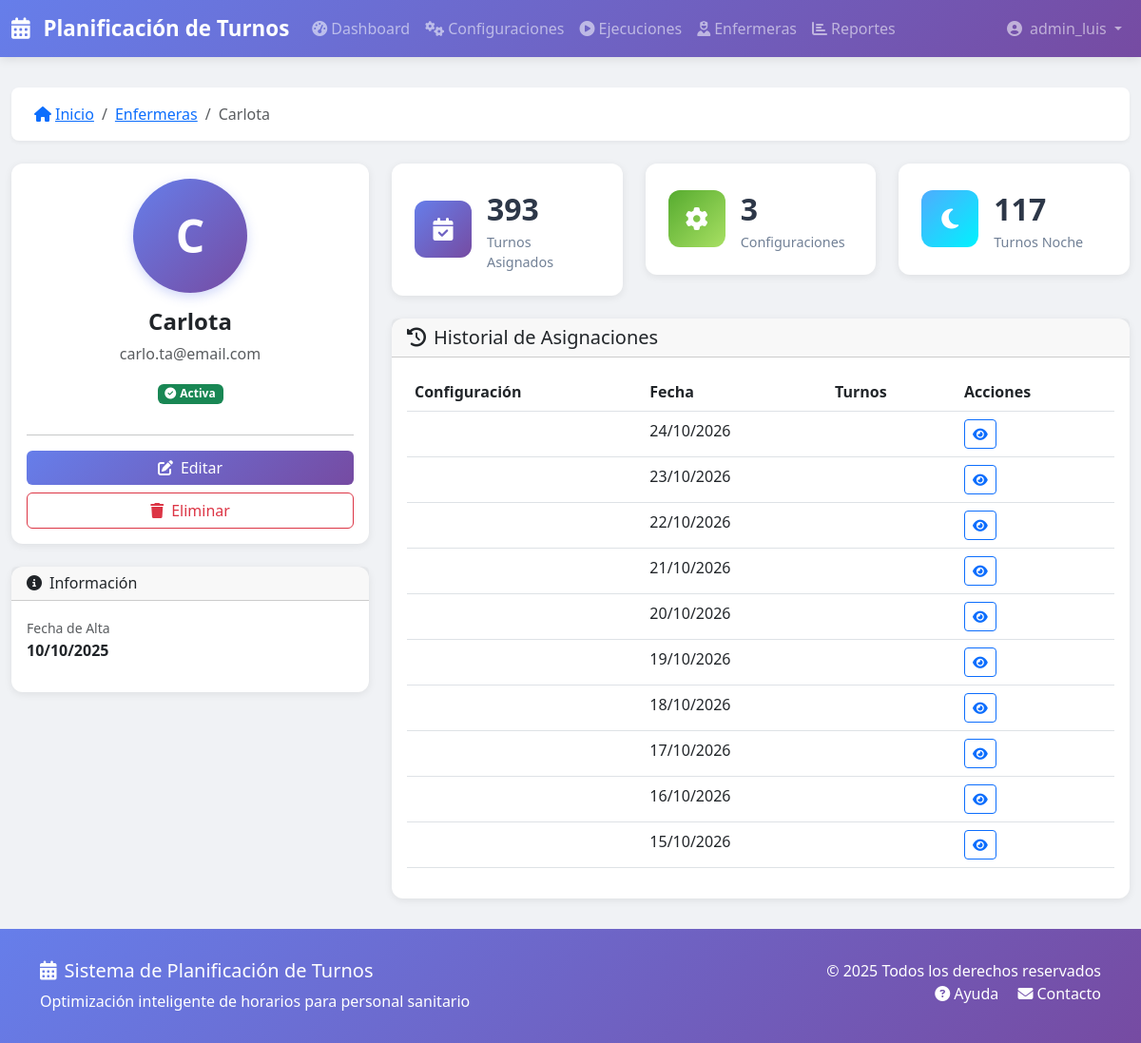
The app's page /enfermeras/5/ (signed in) with its own data.
### turnos/models.py (models this page shows, shortened)
class Enfermera(models.Model):
    nombre = models.CharField(_('Nombre'), max_length=200)
    email = models.EmailField(_('Email'), unique=True)
    telefono = models.CharField(_('Teléfono'), max_length=20, blank=True)
    dni = models.CharField(_('DNI'), max_length=20, blank=True, unique=True, null=True)
    activa = models.BooleanField(_('Activa'), default=True)
    fecha_alta = models.DateField(_('Fecha de alta'), auto_now_add=True)
    preferencias = models.JSONField(_('Preferencias'), default=dict, blank=True)
    notas = models.TextField(_('Notas'), blank=True)
    class Meta:
        verbose_name = _('Enfermera')
        verbose_name_plural = _('Enfermeras')
        ordering = ['nombre']

class AsignacionTurno(models.Model):
    planilla = models.ForeignKey(
        Planilla,
        on_delete=models.CASCADE,
        related_name='asignaciones',
        verbose_name=_('Planilla')
    )
    enfermera = models.ForeignKey(
        Enfermera,
        on_delete=models.CASCADE,
        related_name='asignaciones',
        verbose_name=_('Enfermera')
    )
    fecha = models.DateField(_('Fecha'))
    turno = models.ForeignKey(
        TipoTurno,
        on_delete=models.CASCADE,
        null=True,
        blank=True,
        verbose_name=_('Turno')
    )
    es_dia_libre = models.BooleanField(_('Es día libre'), default=False)
    observaciones = models.TextField(_('Observaciones'), blank=True)
    class Meta:
        verbose_name = _('Asignación de Turno')
        verbose_name_plural = _('Asignaciones de Turno')
        ordering = ['fecha', 'enfermera']
        unique_together = ['planilla', 'enfermera', 'fecha']

### turnos/views.py (the view)
# urls.py: path('enfermeras/<int:pk>/', views.EnfermeraDetailView.as_view(), name='enfermera_detalle'),
class EnfermeraDetailView(LoginRequiredMixin, DetailView):
    model = Enfermera
    template_name = 'turnos/enfermera_detail.html'
    context_object_name = 'enfermera'
    def get_context_data(self, **kwargs):
        context = super().get_context_data(**kwargs)
        context['stats'] = {
            'total_turnos': AsignacionTurno.objects.filter(enfermera=self.object).count(),
            'configuraciones': ConfiguracionPlanificacion.objects.filter(enfermeras=self.object).count(),
            'turnos_noche': AsignacionTurno.objects.filter(
                enfermera=self.object,
                turno__nombre='NOCHE'
            ).count()
        }
        context['asignaciones_recientes'] = AsignacionTurno.objects.filter(
            enfermera=self.object
        ).select_related('turno', 'planilla').order_by('-fecha')[:10]
        return context

### backups/backup_20251025_181627/turnos/templates/turnos/enfermera_detail.html (shortened to what this page needs)
{% extends 'base.html' %}
{% load static %}
{% load i18n %}
{% load turnos_extras %}
{% block breadcrumb_items %}
    <li class="breadcrumb-item"><a href="{% url 'turnos:enfermera_lista' %}">{% trans "Enfermeras" %}</a></li>
    <li class="breadcrumb-item active">{{ enfermera.nombre }}</li>
{% endblock %}
{% block content %}
<div class="row">
    <div class="col-md-4">
        <div class="card mb-4">
            <div class="card-body text-center">
                <div class="user-avatar-xl mb-3">
                    {{ enfermera.nombre|first|upper }}
                </div>
                <h4 class="fw-bold">{{ enfermera.nombre }}</h4>
                <p class="text-muted">{{ enfermera.email }}</p>
                {% if enfermera.activa %}
                    <span class="badge bg-success mb-3">
                        <i class="fas fa-check-circle me-1"></i>{% trans "Activa" %}
                    </span>
                {% else %}
                    <span class="badge bg-secondary mb-3">
                        <i class="fas fa-times-circle me-1"></i>{% trans "Inactiva" %}
                    </span>
                {% endif %}
                <hr>
                <div class="d-grid gap-2">
                    <a href="{% url 'turnos:enfermera_editar' enfermera.id %}" class="btn btn-primary">
                        <i class="fas fa-edit me-2"></i>{% trans "Editar" %}
                    </a>
                    <a href="{% url 'turnos:enfermera_eliminar' enfermera.id %}" class="btn btn-outline-danger">
                        <i class="fas fa-trash me-2"></i>{% trans "Eliminar" %}
                    </a>
                </div>
            </div>
        </div>
        <div class="card">
            <div class="card-header">
                <h6 class="mb-0">
                    <i class="fas fa-info-circle me-2"></i>{% trans "Información" %}
                </h6>
            </div>
            <div class="card-body">
                <div class="mb-3">
                    <small class="text-muted">{% trans "Fecha de Alta" %}</small>
                    <div class="fw-bold">{{ enfermera.fecha_alta|date:"d/m/Y" }}</div>
                </div>
            </div>
        </div>
    </div>
    <div class="col-md-8">
        <div class="row mb-4">
            <div class="col-md-4">
                <div class="stat-card">
                    <div class="stat-card-icon primary">
                        <i class="fas fa-calendar-check"></i>
                    </div>
                    <div class="stat-card-content">
                        <div class="stat-card-value">{{ stats.total_turnos|default:0 }}</div>
                        <div class="stat-card-label">{% trans "Turnos Asignados" %}</div>
                    </div>
                </div>
            </div>
            <div class="col-md-4">
                <div class="stat-card">
                    <div class="stat-card-icon success">
                        <i class="fas fa-cog"></i>
                    </div>
                    <div class="stat-card-content">
                        <div class="stat-card-value">{{ stats.configuraciones|default:0 }}</div>
                        <div class="stat-card-label">{% trans "Configuraciones" %}</div>
                    </div>
                </div>
            </div>
            <div class="col-md-4">
                <div class="stat-card">
                    <div class="stat-card-icon info">
                        <i class="fas fa-moon"></i>
                    </div>
                    <div class="stat-card-content">
                        <div class="stat-card-value">{{ stats.turnos_noche|default:0 }}</div>
                        <div class="stat-card-label">{% trans "Turnos Noche" %}</div>
                    </div>
                </div>
            </div>
        </div>
        <div class="card">
            <div class="card-header">
                <h5 class="mb-0">
                    <i class="fas fa-history me-2"></i>{% trans "Historial de Asignaciones" %}
                </h5>
            </div>
            <div class="card-body">
                {% if asignaciones_recientes %}
                <div class="table-responsive">
                    <table class="table table-hover">
                        <thead>
                            <tr>
                                <th>{% trans "Configuración" %}</th>
                                <th>{% trans "Fecha" %}</th>
                                <th>{% trans "Turnos" %}</th>
                                <th>{% trans "Acciones" %}</th>
                            </tr>
                        </thead>
                        <tbody>
                            {% for asignacion in asignaciones_recientes %}
                            <tr>
                                <td>{{ asignacion.configuracion.nombre }}</td>
                                <td>{{ asignacion.fecha|date:"d/m/Y" }}</td>
                                <td>
                                </td>
                                <td>
                                    <a href="{% url 'turnos:ejecucion_detalle' asignacion.ejecucion_id %}"
                                       class="btn btn-sm btn-outline-primary">
                                        <i class="fas fa-eye"></i>
                                    </a>
                                </td>
                            </tr>
                            {% endfor %}
                        </tbody>
                    </table>
                </div>
                {% else %}
                <p class="text-center text-muted py-4">
                    {% trans "No hay asignaciones registradas" %}
                </p>
                {% endif %}
            </div>
        </div>
    </div>
</div>
{% endblock %}

### backups/backup_20251025_181627/turnos/templates/base.html (shortened to what this page needs)
{% load static %}
{% load i18n %}
<!DOCTYPE html>
<html lang="es">
<head>
    <link href="https://cdn.jsdelivr.net/npm/bootstrap@5.3.0/dist/css/bootstrap.min.css" rel="stylesheet">
    <link rel="stylesheet" href="https://cdnjs.cloudflare.com/ajax/libs/font-awesome/6.4.0/css/all.min.css">
</head>
<body>
    <nav class="navbar navbar-expand-lg navbar-dark">
        <div class="container-fluid">
            <a class="navbar-brand" href="{% url 'turnos:dashboard' %}">
                <i class="fas fa-calendar-alt me-2"></i>
                Planificación de Turnos
            </a>
            <div class="collapse navbar-collapse" id="navbarNav">
                <ul class="navbar-nav me-auto">
                    <li class="nav-item">
                        <a class="nav-link" href="{% url 'turnos:dashboard' %}">
                            <i class="fas fa-tachometer-alt me-1"></i>Dashboard
                        </a>
                    </li>
                    <li class="nav-item">
                        <a class="nav-link" href="{% url 'turnos:config_lista' %}">
                            <i class="fas fa-cogs me-1"></i>Configuraciones
                        </a>
                    </li>
                    <li class="nav-item">
                        <a class="nav-link" href="{% url 'turnos:ejecucion_lista' %}">
                            <i class="fas fa-play-circle me-1"></i>Ejecuciones
                        </a>
                    </li>
                    <li class="nav-item">
                        <a class="nav-link" href="{% url 'turnos:enfermera_lista' %}">
                            <i class="fas fa-user-nurse me-1"></i>Enfermeras
                        </a>
                    </li>
                    <li class="nav-item">
                        <a class="nav-link" href="{% url 'turnos:reportes' %}">
                            <i class="fas fa-chart-bar me-1"></i>Reportes
                        </a>
                    </li>
                </ul>
                <ul class="navbar-nav">
                    {% if user.is_authenticated %}
                    <li class="nav-item dropdown">
                        <a class="nav-link dropdown-toggle" href="#" id="userDropdown" role="button" data-bs-toggle="dropdown">
                            <i class="fas fa-user-circle me-1"></i>
                            {{ user.get_full_name|default:user.username }}
                        </a>
                    </li>
                    {% else %}
                    <li class="nav-item">
                        <a class="nav-link" href="{% url 'accounts:login' %}">
                            <i class="fas fa-sign-in-alt me-1"></i>Iniciar Sesión
                        </a>
                    </li>
                    {% endif %}
                </ul>
            </div>
        </div>
    </nav>
    <main class="main-content">
        <div class="container-fluid">
            {% block breadcrumb %}
            <nav aria-label="breadcrumb">
                <ol class="breadcrumb">
                    <li class="breadcrumb-item">
                        <a href="{% url 'turnos:dashboard' %}">
                            <i class="fas fa-home me-1"></i>Inicio
                        </a>
                    </li>
                    {% block breadcrumb_items %}{% endblock %}
                </ol>
            </nav>
            {% endblock %}
            {% block content %}{% endblock %}
        </div>
    </main>
    <footer>
        <div class="container">
            <div class="row">
                <div class="col-md-6">
                    <h5><i class="fas fa-calendar-alt me-2"></i>Sistema de Planificación de Turnos</h5>
                    <p class="mb-0">Optimización inteligente de horarios para personal sanitario</p>
                </div>
                <div class="col-md-6 text-md-end">
                    <p class="mb-0">&copy; 2025 Todos los derechos reservados</p>
                    <p class="mb-0">
                        <a href="#" class="text-white text-decoration-none me-3">
                            <i class="fas fa-question-circle me-1"></i>Ayuda
                        </a>
                        <a href="#" class="text-white text-decoration-none">
                            <i class="fas fa-envelope me-1"></i>Contacto
                        </a>
                    </p>
                </div>
            </div>
        </div>
    </footer>
</body>
</html>

### backups/backup_20251025_181627/turnos/templates/base.html (style rules this page uses)
:root { --primary-color: #667eea; --secondary-color: #764ba2; --success-color: #28a745; --danger-color: #dc3545; --warning-color: #ffc107; --info-color: #17a2b8; --dark-color: #343a40; --light-color: #f8f9fa; }
body { font-family: 'Segoe UI', Tahoma, Geneva, Verdana, sans-serif; background-color: #f0f2f5; min-height: 100vh; display: flex; flex-direction: column; }
.navbar { background: linear-gradient(135deg, var(--primary-color), var(--secondary-color)); box-shadow: 0 2px 10px rgba(0,0,0,0.1); }
.navbar-brand { font-weight: 700; font-size: 1.4rem; }
.main-content { flex: 1; padding: 2rem 0; }
.breadcrumb { background: white; padding: 1rem 1.5rem; border-radius: 8px; box-shadow: 0 2px 4px rgba(0,0,0,0.05); margin-bottom: 1.5rem; }
.card { border: none; border-radius: 12px; box-shadow: 0 2px 8px rgba(0,0,0,0.08); transition: all 0.3s ease; }
.btn-primary { background: linear-gradient(135deg, var(--primary-color), var(--secondary-color)); border: none; transition: all 0.3s ease; }
.stat-card { background: white; border-radius: 12px; padding: 1.5rem; display: flex; align-items: center; gap: 1rem; box-shadow: 0 2px 8px rgba(0,0,0,0.08); transition: all 0.3s ease; cursor: pointer; }
.stat-card-icon { width: 60px; height: 60px; border-radius: 12px; display: flex; align-items: center; justify-content: center; font-size: 1.5rem; color: white; }
.stat-card-icon.primary { background: linear-gradient(135deg, var(--primary-color), var(--secondary-color)); }
.stat-card-icon.success { background: linear-gradient(135deg, #56ab2f, #a8e063); }
.stat-card-icon.info { background: linear-gradient(135deg, #4facfe, #00f2fe); }
.stat-card-content { flex: 1; }
.stat-card-value { font-size: 2rem; font-weight: 700; color: #2d3748; }
.stat-card-label { color: #718096; font-size: 0.9rem; }
footer { background: linear-gradient(135deg, var(--primary-color), var(--secondary-color)); color: white; padding: 2rem 0; margin-top: auto; }
.table { background: white; }

### backups/backup_20251025_181627/turnos/templates/turnos/enfermera_detail.html (style rules this page uses)
.user-avatar-xl { width: 120px; height: 120px; border-radius: 50%; background: linear-gradient(135deg, #667eea, #764ba2); color: white; display: flex; align-items: center; justify-content: center; font-size: 3rem; font-weight: bold; margin: 0 auto; box-shadow: 0 4px 12px rgba(102, 126, 234, 0.3); }

### records on screen
Enfermera: nombre "Carlota", nombre|first "C", email "carlo.ta@email.com", fecha_alta "10/10/2025"
AsignacionTurno: fecha "24/10/2026"
AsignacionTurno: fecha "23/10/2026"
AsignacionTurno: fecha "22/10/2026"
AsignacionTurno: fecha "21/10/2026"
AsignacionTurno: fecha "20/10/2026"
AsignacionTurno: fecha "19/10/2026"
AsignacionTurno: fecha "18/10/2026"
AsignacionTurno: fecha "17/10/2026"
AsignacionTurno: fecha "16/10/2026"
AsignacionTurno: fecha "15/10/2026"

### other values on screen
{{ user.get_full_name|default:user.username }} "admin_luis"
{{ stats.total_turnos|default:0 }} "393"
{{ stats.configuraciones|default:0 }} "3"
{{ stats.turnos_noche|default:0 }} "117"
